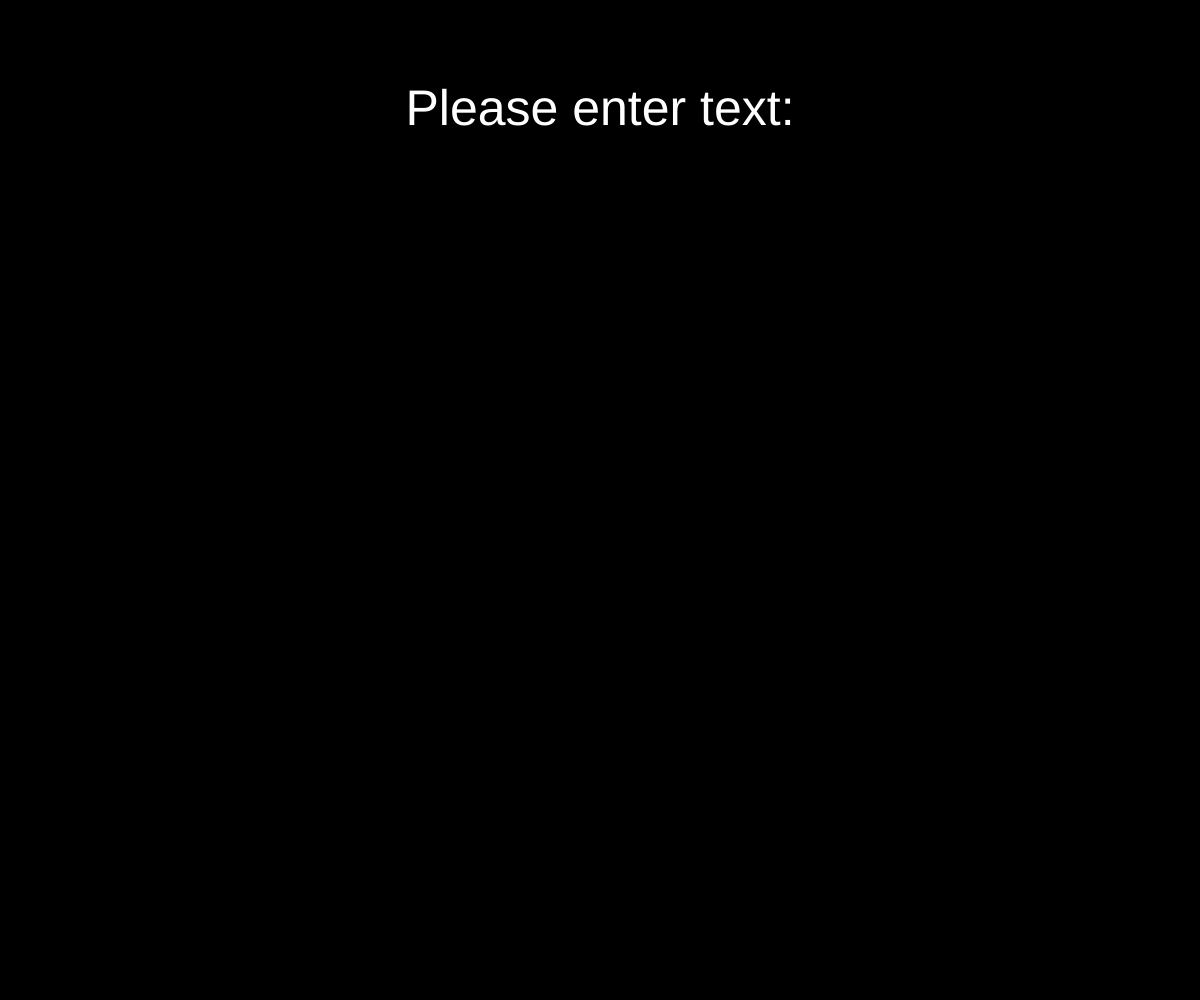
Frame 1 (no input)
Frame 60 (no input): identical to frame 1, image omitted
Frame 120 (the mouse pressed at the canvas centre since frame 60): identical to frame 1, image omitted

The p5.js sketch that drew this single still picture (run headless with seeded random() and noise() and a simulated clock; from frame 60 on, the mouse is pressed at the canvas centre):

// p5.js sketch
// ── sketch.js
let userText = "";

let randColor;

function setup() {
  createCanvas(windowWidth, windowHeight);
  
  fill(255);
}

function draw() {
  background(0);
  
  textSize(50);
  
  textAlign(CENTER);
  text(userText, width * 0.5, height * 0.25);
  text("Please enter text:", width * 0.5, height * 0.125);

  drawingContext.shadowBlur = 16;
  drawingContext.shadowColor = randColor;
}

function keyTyped(){
  userText += key;
  randColor = color(random(255), random(255), random(255));
  fill(randColor);
}

function mousePressed(){
  userText = "";
}
